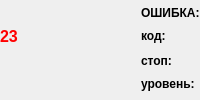
        <widget class="QFrame" name="frame_5">
         <property name="styleSheet">
          <string notr="true">QPushButton
{
	image:url(:/images/images/b_sq_grey_144.png);
	border:none;
}
QPushButton:pressed
{
	image:url(:/images/images/b_sq_red_144.png);
	border:none;
}
QPushButton:checked
{
	image:url(:/images/images/b_sq_red_144.png);
	border:none;
}</string>
         </property>
         <property name="frameShape">
          <enum>QFrame::NoFrame</enum>
         </property>
         <property name="frameShadow">
          <enum>QFrame::Raised</enum>
         </property>
         <layout class="QGridLayout" name="gridLayout_2">
          <property name="leftMargin">
           <number>0</number>
          </property>
          <property name="topMargin">
           <number>0</number>
          </property>
          <property name="rightMargin">
           <number>0</number>
          </property>
          <property name="bottomMargin">
           <number>0</number>
          </property>
          <property name="spacing">
           <number>1</number>
          </property>
          <item row="2" column="1">
           <widget class="QLabel" name="label_13">
            <property name="sizePolicy">
             <sizepolicy hsizetype="Preferred" vsizetype="Fixed">
              <horstretch>0</horstretch>
              <verstretch>0</verstretch>
             </sizepolicy>
            </property>
            <property name="font">
             <font>
              <weight>75</weight>
              <bold>true</bold>
             </font>
            </property>
            <property name="layoutDirection">
             <enum>Qt::LeftToRight</enum>
            </property>
            <property name="text">
             <string>стоп:</string>
            </property>
           </widget>
          </item>
          <item row="1" column="1">
           <widget class="QLabel" name="label_17">
            <property name="sizePolicy">
             <sizepolicy hsizetype="Preferred" vsizetype="Fixed">
              <horstretch>0</horstretch>
              <verstretch>0</verstretch>
             </sizepolicy>
            </property>
            <property name="font">
             <font>
              <weight>75</weight>
              <bold>true</bold>
             </font>
            </property>
            <property name="layoutDirection">
             <enum>Qt::LeftToRight</enum>
            </property>
            <property name="text">
             <string>код:</string>
            </property>
            <property name="alignment">
             <set>Qt::AlignLeading|Qt::AlignLeft|Qt::AlignVCenter</set>
            </property>
           </widget>
          </item>
          <item row="3" column="1">
           <widget class="QLabel" name="label_14">
            <property name="sizePolicy">
             <sizepolicy hsizetype="Preferred" vsizetype="Fixed">
              <horstretch>0</horstretch>
              <verstretch>0</verstretch>
             </sizepolicy>
            </property>
            <property name="font">
             <font>
              <weight>75</weight>
              <bold>true</bold>
             </font>
            </property>
            <property name="layoutDirection">
             <enum>Qt::LeftToRight</enum>
            </property>
            <property name="text">
             <string>уровень:</string>
            </property>
           </widget>
          </item>
          <item row="3" column="0">
           <widget class="QPushButton" name="pushButton_LP_ST_CNTRL_ERROR_LEVEL">
            <property name="enabled">
             <bool>false</bool>
            </property>
            <property name="sizePolicy">
             <sizepolicy hsizetype="Fixed" vsizetype="Fixed">
              <horstretch>0</horstretch>
              <verstretch>0</verstretch>
             </sizepolicy>
            </property>
            <property name="minimumSize">
             <size>
              <width>16</width>
              <height>16</height>
             </size>
            </property>
            <property name="maximumSize">
             <size>
              <width>16</width>
              <height>16</height>
             </size>
            </property>
            <property name="text">
             <string/>
            </property>
            <property name="checkable">
             <bool>true</bool>
            </property>
           </widget>
          </item>
          <item row="1" column="0">
           <widget class="QLabel" name="label_LP_ST_UDP_ERROR_CODE">
            <property name="sizePolicy">
             <sizepolicy hsizetype="Fixed" vsizetype="Fixed">
              <horstretch>0</horstretch>
              <verstretch>0</verstretch>
             </sizepolicy>
            </property>
            <property name="font">
             <font>
              <pointsize>12</pointsize>
              <weight>75</weight>
              <bold>true</bold>
             </font>
            </property>
            <property name="styleSheet">
             <string notr="true">color: rgb(255, 0, 0);</string>
            </property>
            <property name="text">
             <string>23</string>
            </property>
           </widget>
          </item>
          <item row="0" column="1">
           <widget class="QLabel" name="label_12">
            <property name="sizePolicy">
             <sizepolicy hsizetype="Fixed" vsizetype="Fixed">
              <horstretch>0</horstretch>
              <verstretch>0</verstretch>
             </sizepolicy>
            </property>
            <property name="font">
             <font>
              <weight>75</weight>
              <bold>true</bold>
             </font>
            </property>
            <property name="text">
             <string>ОШИБКА:</string>
            </property>
           </widget>
          </item>
          <item row="2" column="0">
           <widget class="QPushButton" name="pushButton_LP_ST_CNTRL_ERROR_STOP">
            <property name="enabled">
             <bool>false</bool>
            </property>
            <property name="sizePolicy">
             <sizepolicy hsizetype="Fixed" vsizetype="Fixed">
              <horstretch>0</horstretch>
              <verstretch>0</verstretch>
             </sizepolicy>
            </property>
            <property name="minimumSize">
             <size>
              <width>16</width>
              <height>16</height>
             </size>
            </property>
            <property name="maximumSize">
             <size>
              <width>16</width>
              <height>16</height>
             </size>
            </property>
            <property name="text">
             <string/>
            </property>
            <property name="checkable">
             <bool>true</bool>
            </property>
           </widget>
          </item>
          <item row="0" column="0">
           <spacer name="horizontalSpacer_3">
            <property name="orientation">
             <enum>Qt::Horizontal</enum>
            </property>
            <property name="sizeHint" stdset="0">
             <size>
              <width>40</width>
              <height>8</height>
             </size>
            </property>
           </spacer>
          </item>
         </layout>
        </widget>
